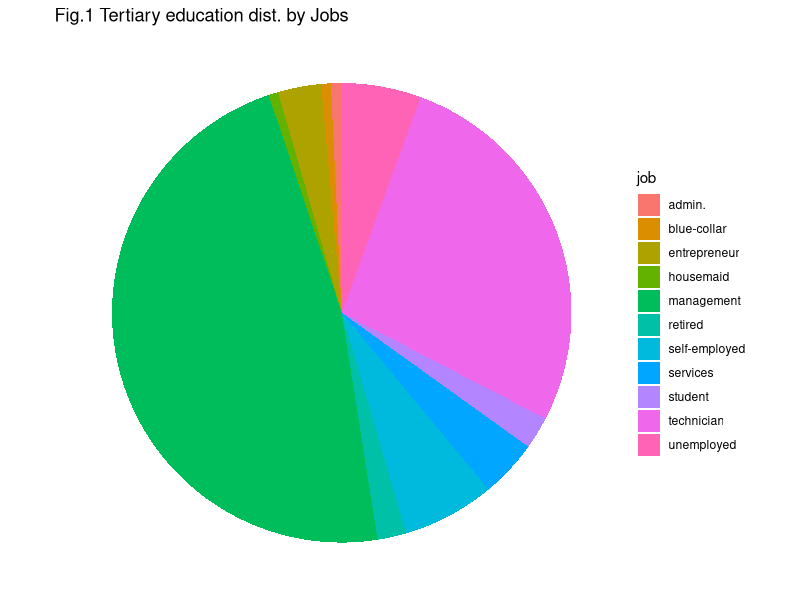
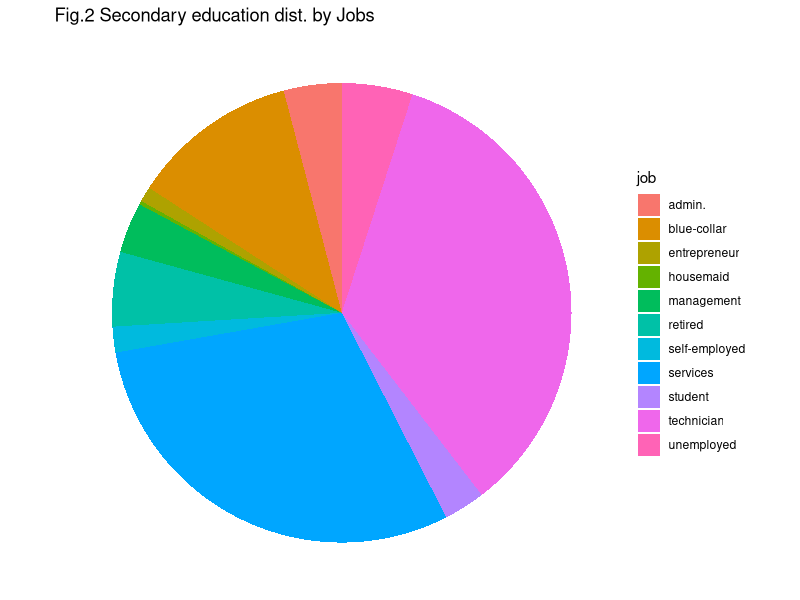
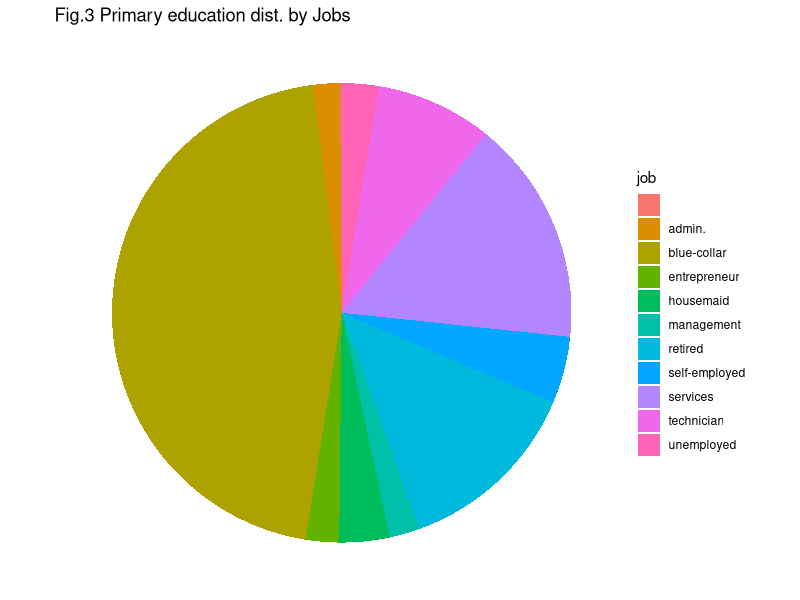

The R script that drew these images, in order:
## ---- chunk 1
knitr::opts_chunk$set(echo = TRUE)
options(scipen = 9999)
options(width = 60)
knitr::opts_chunk$set(linewidth = 60)
library(knitr)
library(formatR)
library(ggplot2)
opts_chunk$set(tidy.opts=list(width.cutoff=40),tidy=TRUE)
mode <- function(v, empty = FALSE) {
  if(empty){
    v = v[v != ""]
  }
  uniqv <- unique(v)
  uniqv[which.max(tabulate(match(v, uniqv)))]
}
## ---- chunk 2
bankn <- read.csv("2021-Set03-QualityAssured.csv", 
                  header = T, sep = ",", stringsAsFactors = T)
## ---- chunk 3
summary(bankn$RefNum)
## ---- chunk 4
summary(bankn$age)
## ---- chunk 5
bankn$age[is.na(bankn$age)] <- median(bankn$age, na.rm = T)
summary(bankn$age)
## ---- chunk 6
summary(bankn$job)
## ---- chunk 7
summary(bankn$marital)
## ---- chunk 8
summary(bankn$education)
## ---- chunk 9
ggplot(bankn[bankn$education == "tertiary",c(3,5)], aes(x="", y=job, fill=job)) +
  geom_bar(stat="identity", width=1) +
  coord_polar("y", start=0) +labs( title="Fig.1 Tertiary education dist. by Jobs")+ theme_void()
## ---- chunk 10
ggplot(bankn[bankn$education == "secondary",c(3,5)], aes(x="", y=job, fill=job)) +
  geom_bar(stat="identity", width=1) +
  coord_polar("y", start=0) +labs( title="Fig.2 Secondary education dist. by Jobs")+ theme_void()
## ---- chunk 11
ggplot(bankn[bankn$education == "primary",c(3,5)], aes(x="", y=job, fill=job)) +
  geom_bar(stat="identity", width=1) +
  coord_polar("y", start=0) +labs( title="Fig.3 Primary education dist. by Jobs")+ theme_void()
      
## ---- chunk 12
bankn$education[bankn$job == mode(bankn[bankn$education == "tertiary","job"]) 
                & bankn$education == ""] <- "tertiary"
bankn$education[bankn$job == mode(bankn[bankn$education == "secondary","job"]) 
                & bankn$education == ""] <- "secondary"
bankn$education[bankn$job == mode(bankn[bankn$education == "primary","job"]) 
                & bankn$education == ""] <- "primary"
summary(bankn$education)
## ---- chunk 13
summary(bankn$housing)
## ---- chunk 14
summary(bankn$loan)
levels(bankn$loan)
## ---- chunk 15
summary(bankn$contact)
## ---- chunk 16
summary(bankn$day)
## ---- chunk 17
summary(bankn$month)
## ---- chunk 18
summary(bankn$duration)
## ---- chunk 19
summary(bankn$deposit)
## ---- chunk 20
summary(bankn$balance, maxsum = 10)
## ---- chunk 21
bankn$balance[c(8, 54, 26, 87)]
## ---- chunk 22
str(bankn)
#levels(bankn$job)
